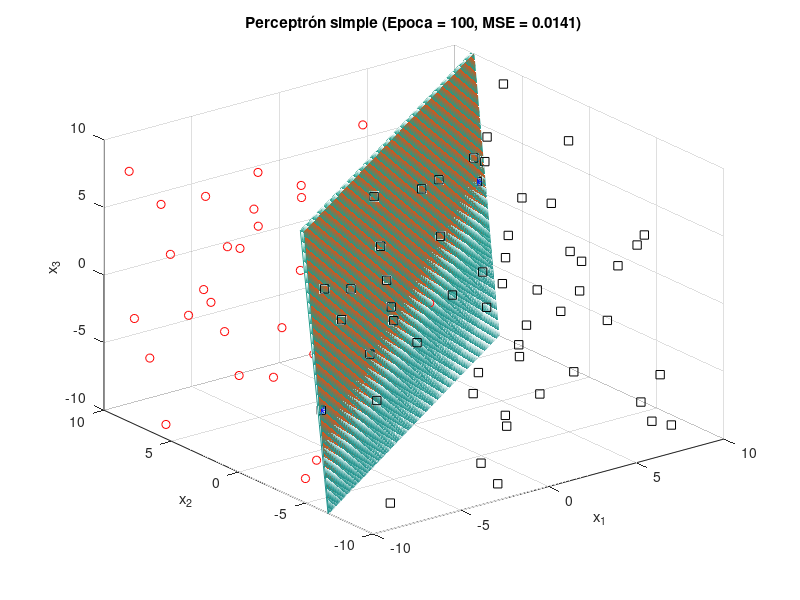
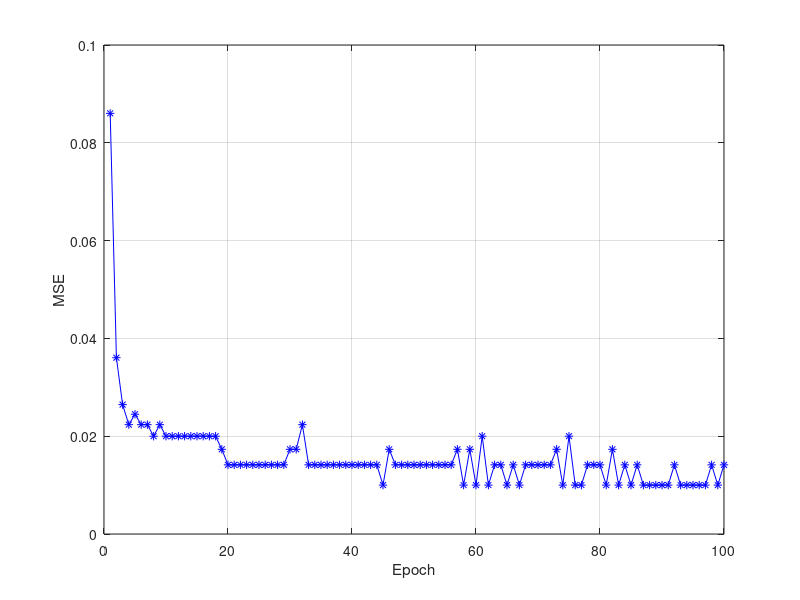

Recreate these plots in MATLAB, in order.
clc;
close all;
clear;

rng_mx = 10;
rng_mn = -10;
rng_d = 0.1;
rng_n = floor((rng_mx-rng_mn)/rng_d)+1;
nm = 100;

x1 = (rng_mx-rng_mn)*rand(nm, 1)+rng_mn;
x2 = (rng_mx-rng_mn)*rand(nm, 1)+rng_mn;
x3 = (rng_mx-rng_mn)*rand(nm, 1)+rng_mn;

va = (rng_mx-rng_mn)*rand(1, 4)+rng_mn;

x3e = -va(1).*x1(:)/va(3)-va(2).*x2(:)/va(3)-va(4)/va(3);
cls = x3>x3e;
id0 = cls==0;
id1 = ~id0;

vx = rng_mn:rng_d:rng_mx;
x1o = ones(rng_n,1)*vx;
x2o = vx'*ones(1,rng_n);
x3o = -va(1).*x1o(:)/va(3)-va(2).*x2o(:)/va(3)-va(4)/va(3);
m3o = zeros(rng_n, rng_n);
m3o(:) = x3o(:);

figure(1);
mesh(vx, vx, m3o);
hold on;
plot3(x1(id0), x2(id0), x3(id0), 'ro');
plot3(x1(id1), x2(id1), x3(id1), 'ks');
axis([rng_mn, rng_mx, rng_mn, rng_mx, rng_mn, rng_mx]);
xlabel('x_1');
ylabel('x_2');
zlabel('x_3');
grid on;

vw = rand(4,1);
nep = 100;
n_ap = 1/abs(max([x1;x2;x3]))-eps;
vMSE = zeros(1,nep);

my = zeros(rng_n, rng_n);
for i1=1:nep
    u = [x1 x2 x3 ones(nm,1)]*vw;
    fu = u>=0;
    err = cls-fu;
    vMSE(i1) = sqrt(err'*err)/nm;
    id_err = err~=0;
    
    y1 = -vw(1).*x1o(:)/vw(3)-vw(2).*x2o(:)/vw(3)-vw(4)/vw(3);
    my(:) = y1(:);
    
    dvw = n_ap*([x1'; x2'; x3'; ones(1,nm)]*err);
    vw = vw+dvw;

    figure(1);
    mesh(vx,vx, m3o);
    hold on;
    plot3(x1(id0), x2(id0), x3(id0), 'ro');
    plot3(x1(id1), x2(id1), x3(id1), 'ks');
    plot3(x1(id_err), x2(id_err), x3(id_err), 'b*');
    mesh(vx, vx, my, 'FaceColor', [0.8500 0.3250 0.0980]);
    axis([rng_mn, rng_mx, rng_mn, rng_mx, rng_mn, rng_mx]);
    title(sprintf('Perceptrón simple (Epoca = %d, MSE = %.4f)', i1, vMSE(i1)));
    xlabel('x_1');
    ylabel('x_2');
    zlabel('x_3');
    grid on;
    hold off;
    pause(0.1);
end

figure(2)
plot(1:nep,vMSE,'b*-');
grid on;
ylabel('MSE');
xlabel('Epoch');